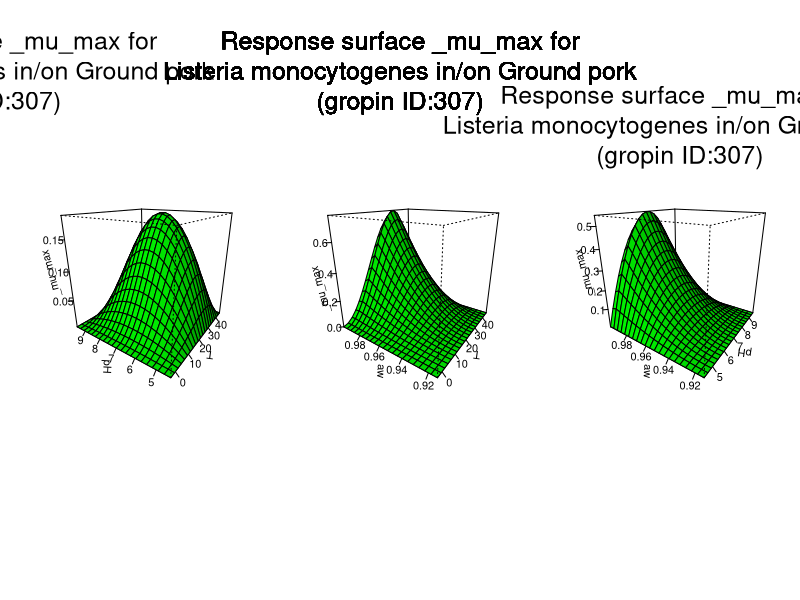

Here is the R script that generated this plot:
#############################
# start of Parameter script
#############################
T <- seq(-3.003,45.4545454545455,length.out=21)
pH <- seq(4.38438,9.6003996003996,length.out=21)
aw <- seq(0.913913,0.999000999000999,length.out=21)
#############################
# end of Parameter script
#############################
############################# 
# start of Model script Gropin ID 307 
#############################
 
# constant coefficients for this model
 
variables <- data.frame(T,pH,aw)
argumentsPar <- expand.grid(variables)
 
# heart of the model
response_surface <- function(T,pH,aw) {
   mumax <-(1.9*((T-45.5)*((T+3)^2)/((37+3)*((37+3)*(T-37)-(37-45.5)*(37-3-2*2*T))))*(((pH-9.61)*(pH-4.38))/((7.1-4.38)*(pH-7.1)-(7.1-9.61)*(4.38-pH)))*(((aw-1)*((aw-0.913)^2))/((0.997-0.913)*((0.997-0.913)*(aw-0.997)-(0.997-1)*(0.997+0.913-2*aw)))))

return(mumax=mumax)
} 

# output parameters
responseSurface <- cbind(argumentsPar,response_surface(argumentsPar['T'],argumentsPar['pH'],argumentsPar['aw']))
colnames(responseSurface) <- c(colnames(argumentsPar),'mumax')
#############################
# End of Model script
#############################
############################# 
# start of Visualisation script Gropin ID 307 
#############################
argPar1 <- expand.grid(T,pH)
argPar2 <- expand.grid(T,aw)
argPar3 <- expand.grid(pH,aw)
z1 <- matrix(unlist(response_surface(argPar1[1],argPar1[2],aw[10])),nrow=21)
z2 <- matrix(unlist(response_surface(argPar2[1],pH[10],argPar2[2])),nrow=21)
z3 <- matrix(unlist(response_surface(T[10],argPar3[1],argPar3[2])),nrow=21)
par(mfrow = c(1,3))
persp(T,pH,z1,col = 'green',xlab='T',ylab='pH',zlab='_mu_max',theta=305,phi=20,shade=0.25,ticktype = 'detailed')
persp(T,aw,z2,col = 'green',xlab='T',ylab='aw',zlab='_mu_max',theta=305,phi=20,shade=0.25,ticktype = 'detailed')
persp(pH,aw,z3,col = 'green',xlab='pH',ylab='aw',zlab='_mu_max',theta=305,phi=20,shade=0.25,ticktype = 'detailed')
mtext('Response surface _mu_max for
Listeria monocytogenes in/on Ground pork
(gropin ID:307)',outer=T,  cex=1.5, line=-8.5, side=3)
#############################
# End of Visualisation script
#############################
